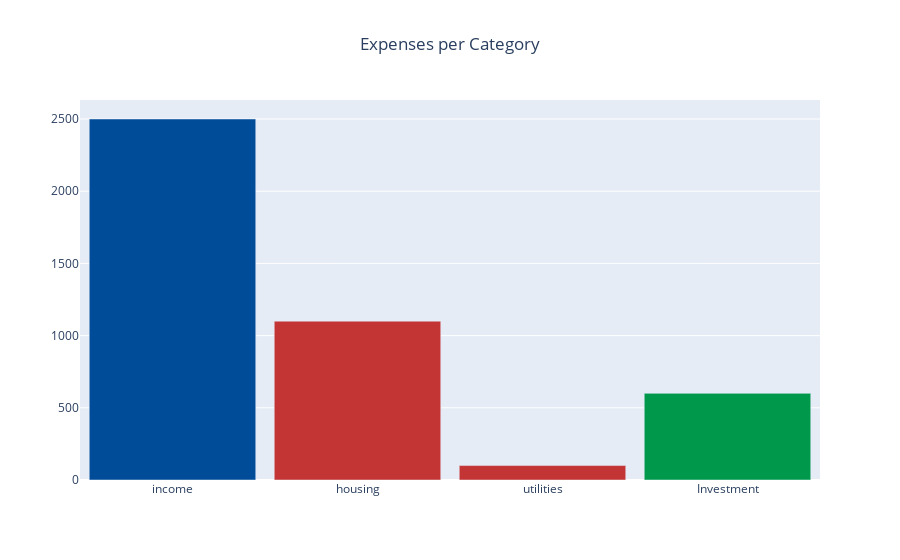

Write notebook code for a chart like this one.
### Code cell
fig = expenses_per_category(t)
fig.show()

### Figure 1 — Plotly figure (JSON) as saved in the notebook; plotly's stock layout.template omitted (floating-point values rounded to 4 significant figures)
{"data": [{"alignmentgroup": "True", "hovertemplate": "%{x}: %{y:.2f}€<extra></extra>", "legendgroup": "", "marker": {"color": ["rgb(0,76,153)", "rgb(195, 52, 52)", "rgb(195, 52, 52)", "rgb(0,153,76)"], "pattern": {"shape": ""}}, "name": "", "offsetgroup": "", "orientation": "v", "showlegend": false, "textposition": "auto", "type": "bar", "x": ["income", "housing", "utilities", "Investment"], "xaxis": "x", "y": [2500, 1100, 100, 600], "yaxis": "y"}], "layout": {"bargap": 0, "bargroupgap": 0.1, "barmode": "group", "legend": {"tracegroupgap": 0}, "showlegend": false, "title": {"text": "Expenses per Category", "x": 0.5}, "xaxis": {"anchor": "y", "domain": [0, 1], "title": {"text": ""}}, "yaxis": {"anchor": "x", "domain": [0, 1], "title": {"text": ""}}}}
